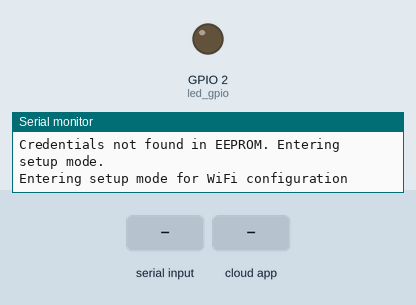
Recording of a sketch running on a simulated ESP32. On the bench: output pins drawn as LEDs (lit = HIGH), the last lines printed to the serial monitor. Inputs (shaded band) come from the test bench. WiFi joins after 1.5 s; servers stay silent unless stated; EEPROM starts erased; nothing arrives over Bluetooth unless stated; the Firebase database answers and starts empty.

Above: at 2.8 s.
2.9 s: "1\n" received over the second serial link
4.5 s: the phone or cloud app sets state to 1
At 6.1 s:
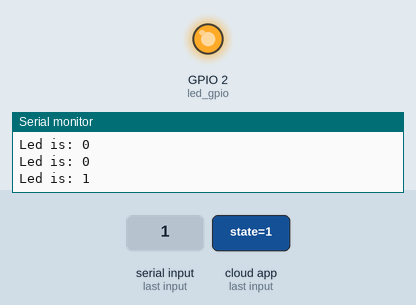
7.0 s: the phone or cloud app sets state to 0
At 9.1 s:
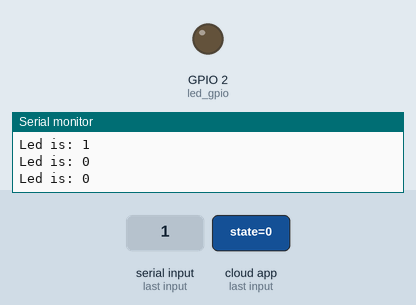
Timing chart, 0 to 10.6 s (numbered marks = the images above; inputs shaded):
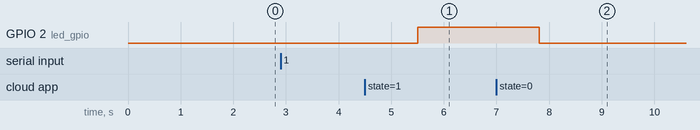

The sketch:

esp32_code.ino
```cpp
#include <WiFi.h>
#include <Firebase_ESP_Client.h>
#include "addons/TokenHelper.h"
#include "addons/RTDBHelper.h"
#include <BluetoothSerial.h>
#include <EEPROM.h>

/* 1. Define the API Key */
#define API_KEY "API_KEY"

/* 2. Define the RTDB URL */
#define DATABASE_URL "URL" //<databaseName>.firebaseio.com or <databaseName>.<region>.firebasedatabase.app

/* 3. Define the user Email and password that alreadey registerd or added in your project */
#define USER_EMAIL "USER_EMAIL"
#define USER_PASSWORD "USER_PASSWORD"

#define EEPROM_SIZE 512

BluetoothSerial SerialBT;

FirebaseData fbdo;
FirebaseAuth auth;
FirebaseConfig config;

const int led_gpio = 2;
char ssid[64] = "";
char password[64] = "";
bool led_state;
bool conf = false;

void setup() {
  Serial.begin(115200);
  SerialBT.begin("ESP32");
  EEPROM.begin(EEPROM_SIZE);
  pinMode(led_gpio, OUTPUT);
  if(!conf){
    resetEEPROM();
  }
  if (!readCredentialsFromEEPROM()) {
    Serial.println("Credentials not found in EEPROM. Entering setup mode.");
    setupMode();
  } else {
    Serial.println("Credentials found in EEPROM. Connecting to WiFi.");
    connectToWiFi();
  }
  Serial.printf("Firebase Client v%s\n\n", FIREBASE_CLIENT_VERSION);

  config.api_key = API_KEY;
  auth.user.email = USER_EMAIL;
  auth.user.password = USER_PASSWORD;
  config.database_url = DATABASE_URL;
  config.token_status_callback = tokenStatusCallback;

  Firebase.reconnectWiFi(true);
  fbdo.setBSSLBufferSize(4096, 1024);
  fbdo.setResponseSize(2048);

  Firebase.begin(&config, &auth);
}

void loop() {
  if (Firebase.ready()) {
    if (Firebase.RTDB.getBool(&fbdo,"/LEDState/state")) {
      led_state = fbdo.to<bool>();
      Serial.print("Led is: ");
      Serial.println(led_state);
      digitalWrite(led_gpio, (led_state) ? HIGH : LOW);
    } else {
      Serial.println(fbdo.errorReason().c_str());
      Serial.println("Failed to get LED state from Firebase. Retrying...");
    }
  }
  delay(1000);
}

bool readCredentialsFromEEPROM() {
  EEPROM.get(0, ssid);
  EEPROM.get(64, password);
  return (strlen(ssid) > 0 && strlen(password) > 0);
}

void writeCredentialsToEEPROM() {
  EEPROM.put(0, ssid);
  EEPROM.put(64, password);
  EEPROM.commit();
}

void connectToWiFi() {
  Serial.println("Connecting to WiFi...");
  WiFi.begin(ssid, password);

  while (WiFi.status() != WL_CONNECTED) {
    delay(1000);
    Serial.println("Connecting to WiFi...");
  }
  Serial.println("Connected to WiFi");
}

void setupMode() {
  Serial.println("Entering setup mode for WiFi configuration");

  while (!SerialBT.available()) {
    // Wait for Bluetooth commands
    delay(1000);
  }

  Serial.println("Bluetooth command received");

  // Read WiFi credentials from Bluetooth
  String command = SerialBT.readStringUntil('\n');
  command.trim();  // Remove leading and trailing whitespaces, including '\r'

  int separatorIndex = command.indexOf(':');

  if (separatorIndex != -1) {
    strcpy(ssid, command.substring(0, separatorIndex).c_str());
    strcpy(password, command.substring(separatorIndex + 1).c_str());
    Serial.println("Received WiFi credentials from Bluetooth");
    SerialBT.println("SSID: " + String(ssid));
    SerialBT.println("Password: " + String(password));
    Serial.println("SSID: " + String(ssid));
    Serial.println("Password: " + String(password));
    // Save credentials to EEPROM
    writeCredentialsToEEPROM();

    // Connect to WiFi
    connectToWiFi();
  }
}

void resetEEPROM() {
  Serial.println("Resetting EEPROM...");
  for (int i = 0; i < EEPROM_SIZE; ++i) {
    EEPROM.write(i, 0);
  }
  EEPROM.commit();
}
```

Measured:
- after the input at 4.5 s, GPIO 2 (led_gpio): LOW → HIGH after 1.0 s
- after the input at 7.0 s, GPIO 2 (led_gpio): HIGH → LOW after 0.81 s
